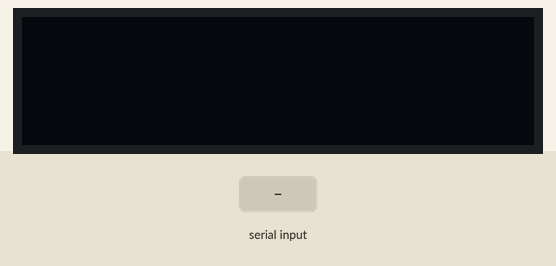
A sketch run on a simulated Arduino Uno, built with avr-gcc and run on an emulated ATmega328P. Shown: 128×32 one-colour display. The inputs (shaded band) are chosen by the test bench.

Above: at 1.2 s.
1.3 s: "1\n" received over Serial
At 2.1 s:
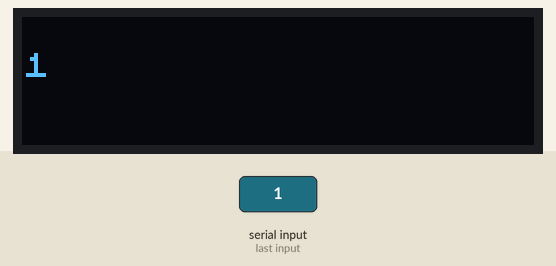
3.0 s: "0\n" received over Serial
At 3.5 s:
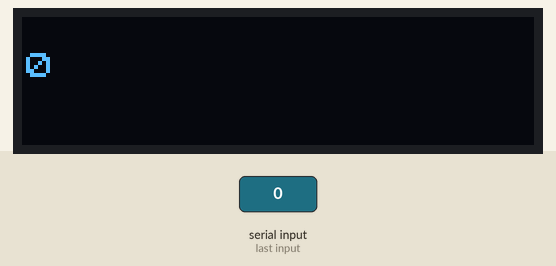
4.5 s: "2\n" received over Serial
At 4.9 s:
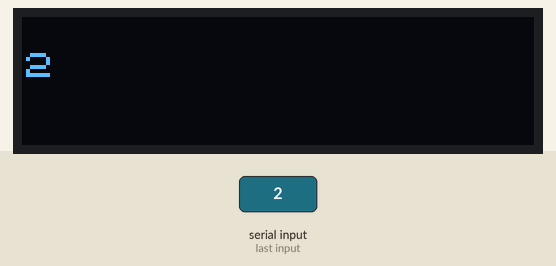
Timing chart, 0 to 7.5 s (numbered marks = the images above; inputs shaded):
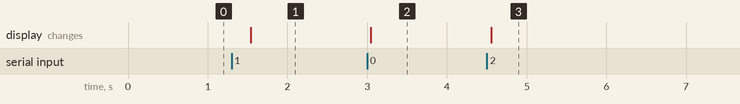

Measured:
- after the input at 1.3 s, the display: changes after 0.24 s (image 1)
- after the input at 3.0 s, the display: changes after 0.05 s (image 2)
- after the input at 4.5 s, the display: changes after 0.05 s (image 3)

The sketch:

python.ino
```cpp
#include <Arduino.h>
#include <U8x8lib.h>

#ifdef U8X8_HAVE_HW_SPI
#include <SPI.h>
#endif

U8X8_SSD1306_128X32_UNIVISION_HW_I2C u8x8(/* reset=*/ U8X8_PIN_NONE, /* clock=*/ SCL, /* data=*/ SDA);   // pin remapping with ESP8266 HW I2C

void setup(void)
{
  /* U8g2 Project: SSD1306 Test Board */
  //pinMode(10, OUTPUT);
  //pinMode(9, OUTPUT);
  //digitalWrite(10, 0);
  //digitalWrite(9, 0);

  /* U8g2 Project: KS0108 Test Board */
  //pinMode(16, OUTPUT);
  //digitalWrite(16, 0);

  u8x8.begin();
  u8x8.setPowerSave(0);
  Serial.begin(9600);


}

void loop(void)
{
    String sub_uga="";
    String uga="";
    if(Serial.available() > 0){
    uga = Serial.readStringUntil('\n');
    int start = uga.indexOf('a');  // 'a'의 인덱스번호 = 0
    int end = uga.indexOf('b');
    // substring 하기
    sub_uga = uga.substring(start+1,end);
    }
  u8x8.setFont(u8x8_font_chroma48medium8_r);
  u8x8.drawString(0,1,sub_uga.c_str());
  u8x8.refreshDisplay();    // only required for SSD1606/7
  delay(500);
}
```
